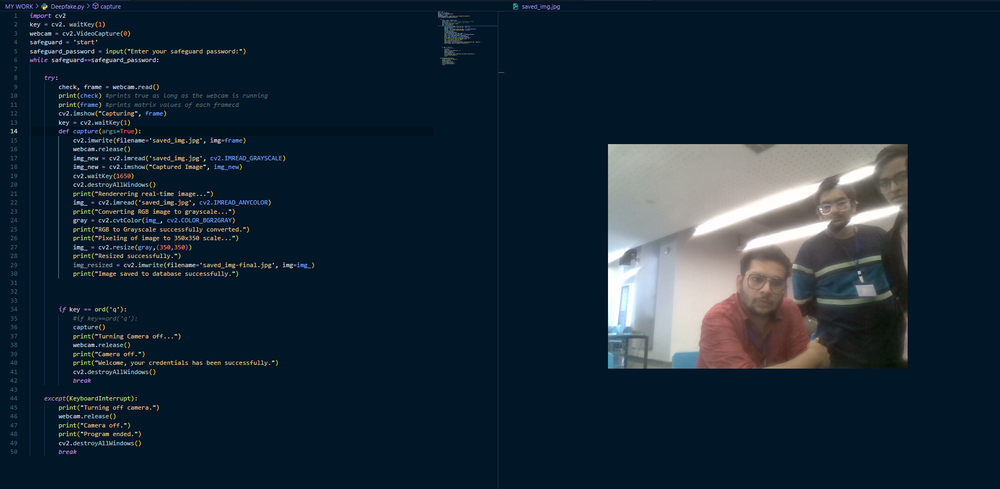
#> input picture Deepfake_two_way_security.png, 1000 x 489 px, shrunk from 1852 x 906 before the run
$ python -i deepfake_image_detection.py   (imports and definitions only)   (older library calls are emulated)
#> lines starting #> are read from the running program, lines starting #| are printed output that depends on the picture
import cv2
import numpy as np


def detect_deepfake(image):
    # Load image using OpenCV
#> called with image = 'Deepfake_two_way_security.png'
    img = cv2.imread(image)
#> img is the input picture: shape (489, 1000, 3); mean B, G, R 53.7, 40, 23.2

    # Convert image to grayscale
    gray = cv2.cvtColor(img, cv2.COLOR_BGR2GRAY)
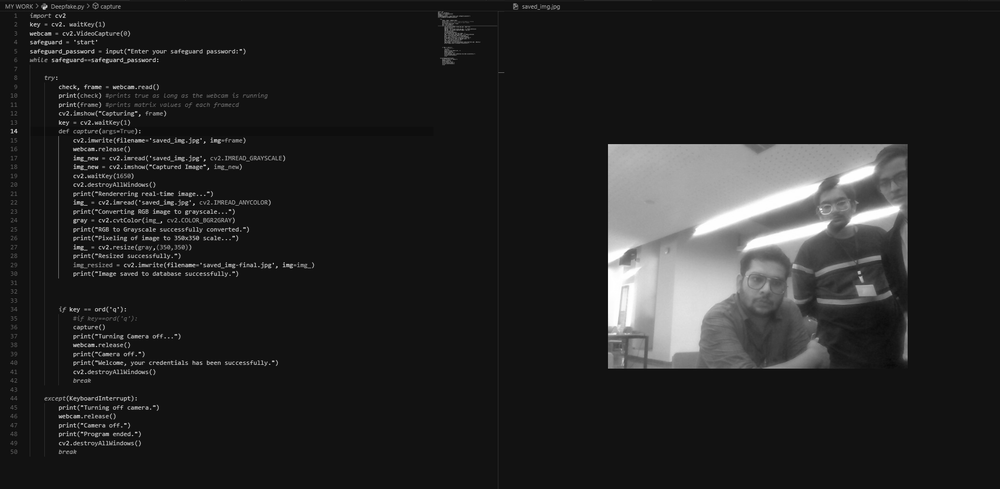
#> gray: shape (489, 1000); min 0, max 255, mean 36.8

    # Use OpenCV's Laplacian algorithm to detect edges
    edges = cv2.Laplacian(gray, cv2.CV_64F)
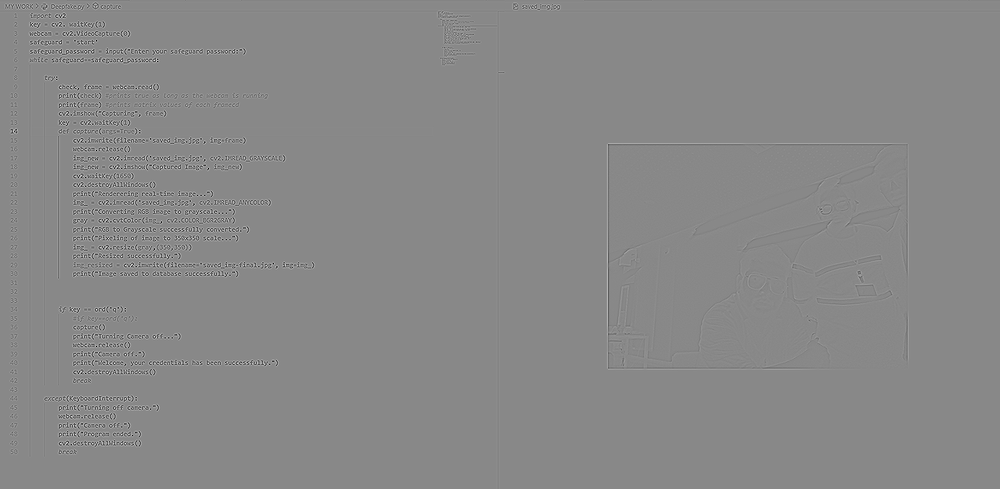
#> edges: shape (489, 1000) float64; min -610, max 529, mean 0; drawn with min black and max white

    # Normalize the edges
    edges = cv2.normalize(edges, None, 0, 255, cv2.NORM_MINMAX)

    # Threshold the edges to create a binary image
#> (the run stopped early here; a loop or call above may not have finished)
